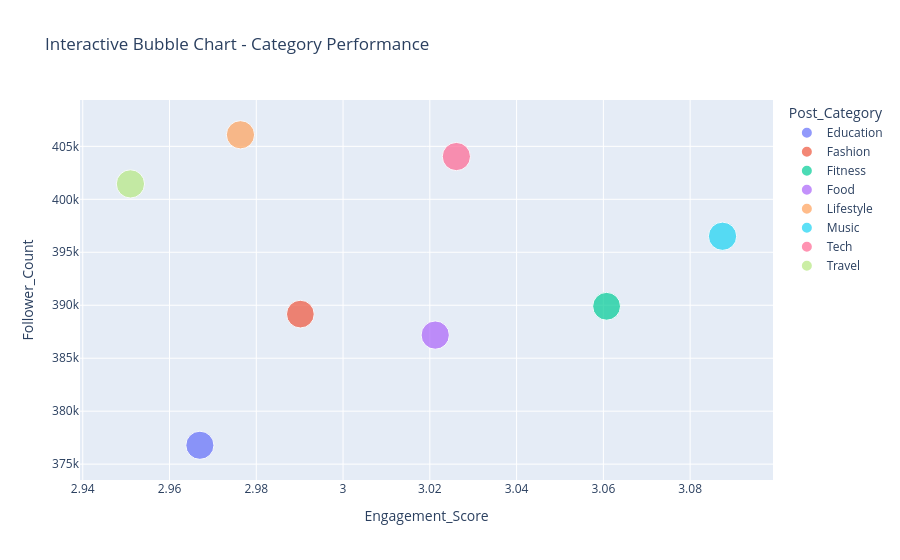

The notebook cell this image was saved under:
### Code cell
# INTERACTIVE BUBBLE CHART - EngAgement by Category (enhanced scatter)
category_summary = df.groupby('Post_Category').agg({
    'Engagement_Score': 'mean',
    'Follower_Count': 'mean',
    'Likes': 'mean'
}).reset_index()

bubble = px.scatter(category_summary, x='Engagement_Score', y='Follower_Count',
                       size='Likes', color='Post_Category',
                       hover_name='Post_Category',
                       title='Interactive Bubble Chart - Category Performance')
bubble.show()

### Figure 1 — Plotly figure (JSON) as saved in the notebook; plotly's stock layout.template omitted (floating-point values rounded to 4 significant figures)
{"data": [{"hovertemplate": "<b>%{hovertext}</b><br><br>Post_Category=Education<br>Engagement_Score=%{x}<br>Follower_Count=%{y}<br>Likes=%{marker.size}<extra></extra>", "hovertext": ["Education"], "legendgroup": "Education", "marker": {"color": "#636efa", "size": [10120.0], "sizemode": "area", "sizeref": 25.55, "symbol": "circle"}, "mode": "markers", "name": "Education", "orientation": "v", "showlegend": true, "type": "scatter", "x": [2.967], "xaxis": "x", "y": [376800.0], "yaxis": "y"}, {"hovertemplate": "<b>%{hovertext}</b><br><br>Post_Category=Fashion<br>Engagement_Score=%{x}<br>Follower_Count=%{y}<br>Likes=%{marker.size}<extra></extra>", "hovertext": ["Fashion"], "legendgroup": "Fashion", "marker": {"color": "#EF553B", "size": [9838.0], "sizemode": "area", "sizeref": 25.55, "symbol": "circle"}, "mode": "markers", "name": "Fashion", "orientation": "v", "showlegend": true, "type": "scatter", "x": [2.99], "xaxis": "x", "y": [389200.0], "yaxis": "y"}, {"hovertemplate": "<b>%{hovertext}</b><br><br>Post_Category=Fitness<br>Engagement_Score=%{x}<br>Follower_Count=%{y}<br>Likes=%{marker.size}<extra></extra>", "hovertext": ["Fitness"], "legendgroup": "Fitness", "marker": {"color": "#00cc96", "size": [9908.0], "sizemode": "area", "sizeref": 25.55, "symbol": "circle"}, "mode": "markers", "name": "Fitness", "orientation": "v", "showlegend": true, "type": "scatter", "x": [3.061], "xaxis": "x", "y": [389900.0], "yaxis": "y"}, {"hovertemplate": "<b>%{hovertext}</b><br><br>Post_Category=Food<br>Engagement_Score=%{x}<br>Follower_Count=%{y}<br>Likes=%{marker.size}<extra></extra>", "hovertext": ["Food"], "legendgroup": "Food", "marker": {"color": "#ab63fa", "size": [10210.0], "sizemode": "area", "sizeref": 25.55, "symbol": "circle"}, "mode": "markers", "name": "Food", "orientation": "v", "showlegend": true, "type": "scatter", "x": [3.021], "xaxis": "x", "y": [387200.0], "yaxis": "y"}, {"hovertemplate": "<b>%{hovertext}</b><br><br>Post_Category=Lifestyle<br>Engagement_Score=%{x}<br>Follower_Count=%{y}<br>Likes=%{marker.size}<extra></extra>", "hovertext": ["Lifestyle"], "legendgroup": "Lifestyle", "marker": {"color": "#FFA15A", "size": [10190.0], "sizemode": "area", "sizeref": 25.55, "symbol": "circle"}, "mode": "markers", "name": "Lifestyle", "orientation": "v", "showlegend": true, "type": "scatter", "x": [2.976], "xaxis": "x", "y": [406100.0], "yaxis": "y"}, {"hovertemplate": "<b>%{hovertext}</b><br><br>Post_Category=Music<br>Engagement_Score=%{x}<br>Follower_Count=%{y}<br>Likes=%{marker.size}<extra></extra>", "hovertext": ["Music"], "legendgroup": "Music", "marker": {"color": "#19d3f3", "size": [10220.0], "sizemode": "area", "sizeref": 25.55, "symbol": "circle"}, "mode": "markers", "name": "Music", "orientation": "v", "showlegend": true, "type": "scatter", "x": [3.087], "xaxis": "x", "y": [396500.0], "yaxis": "y"}, {"hovertemplate": "<b>%{hovertext}</b><br><br>Post_Category=Tech<br>Engagement_Score=%{x}<br>Follower_Count=%{y}<br>Likes=%{marker.size}<extra></extra>", "hovertext": ["Tech"], "legendgroup": "Tech", "marker": {"color": "#FF6692", "size": [10170.0], "sizemode": "area", "sizeref": 25.55, "symbol": "circle"}, "mode": "markers", "name": "Tech", "orientation": "v", "showlegend": true, "type": "scatter", "x": [3.026], "xaxis": "x", "y": [404000.0], "yaxis": "y"}, {"hovertemplate": "<b>%{hovertext}</b><br><br>Post_Category=Travel<br>Engagement_Score=%{x}<br>Follower_Count=%{y}<br>Likes=%{marker.size}<extra></extra>", "hovertext": ["Travel"], "legendgroup": "Travel", "marker": {"color": "#B6E880", "size": [10200.0], "sizemode": "area", "sizeref": 25.55, "symbol": "circle"}, "mode": "markers", "name": "Travel", "orientation": "v", "showlegend": true, "type": "scatter", "x": [2.951], "xaxis": "x", "y": [401500.0], "yaxis": "y"}], "layout": {"legend": {"itemsizing": "constant", "title": {"text": "Post_Category"}, "tracegroupgap": 0}, "title": {"text": "Interactive Bubble Chart - Category Performance"}, "xaxis": {"anchor": "y", "domain": [0, 1], "title": {"text": "Engagement_Score"}}, "yaxis": {"anchor": "x", "domain": [0, 1], "title": {"text": "Follower_Count"}}}}
